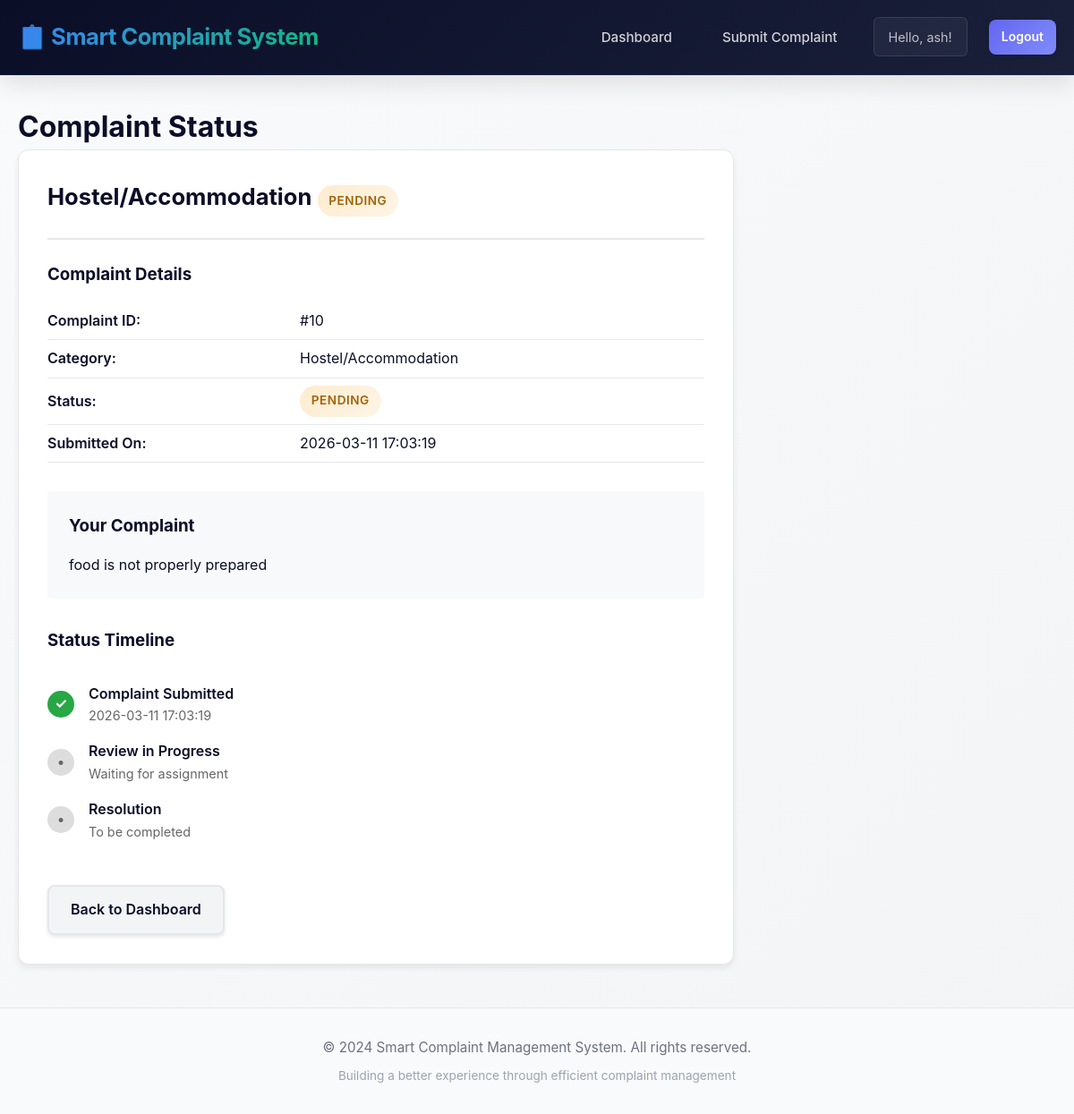
Screenshot of /complaint/10 (signed in) with the database file from the repository.
### tables this page shows
CREATE TABLE complaints (
            id INTEGER PRIMARY KEY AUTOINCREMENT,
            user_id INTEGER NOT NULL,
            category TEXT NOT NULL,
            description TEXT NOT NULL,
            image_path TEXT,
            status TEXT DEFAULT 'Pending',
            created_at TIMESTAMP DEFAULT CURRENT_TIMESTAMP,
            FOREIGN KEY (user_id) REFERENCES users(id)
        );

### app.py (the view)
@app.route('/complaint/<int:complaint_id>')
@login_required
def complaint_status(complaint_id):
    conn = get_db_connection()
    complaint = conn.execute(
        'SELECT * FROM complaints WHERE id = ? AND user_id = ?',
        (complaint_id, session['user_id'])
    ).fetchone()
    conn.close()
    if not complaint:
        flash('Complaint not found', 'danger')
        return redirect(url_for('dashboard'))
    return render_template('complaint_status.html', complaint=complaint)

### app.py (called while the page is built)
@app.after_request
def set_security_headers(response):
    response.headers['X-Content-Type-Options'] = 'nosniff'
    response.headers['X-Frame-Options'] = 'SAMEORIGIN'
    response.headers['X-XSS-Protection'] = '1; mode=block'
    response.headers['Strict-Transport-Security'] = 'max-age=31536000; includeSubDomains'
    response.headers['Content-Security-Policy'] = "default-src 'self'; script-src 'self' 'unsafe-inline'; style-src 'self' 'unsafe-inline'"
    return response

def get_db_connection():
    conn = sqlite3.connect(DATABASE)
    conn.row_factory = sqlite3.Row
    return conn

def login_required(f):
    @wraps(f)
    def decorated_function(*args, **kwargs):
        if 'user_id' not in session:
            flash('Please login first', 'warning')
            return redirect(url_for('login'))
        return f(*args, **kwargs)
    return decorated_function

### templates/complaint_status.html (shortened to what this page needs)
{% extends "base.html" %}
{% block content %}
<div style="margin: 2rem 0;">
    <h1>Complaint Status</h1>
    {% if complaint %}
        <div class="card" style="max-width: 800px;">
            <div class="card-header">
                <h2>
                    {{ complaint['category'] }}
                    <span class="badge {{ 'badge-pending' if complaint['status'] == 'Pending' else 'badge-in-progress' if complaint['status'] == 'In Progress' else 'badge-resolved' }}">
                        {{ complaint['status'] }}
                    </span>
                </h2>
            </div>
            <div class="card-body">
                <div style="margin-bottom: 2rem;">
                    <h3>Complaint Details</h3>
                    <table style="width: 100%; margin-top: 1rem;">
                        <tr>
                            <td style="font-weight: 600; padding: 0.5rem 0;">Complaint ID:</td>
                            <td style="padding: 0.5rem 0;">#{{ complaint['id'] }}</td>
                        </tr>
                        <tr>
                            <td style="font-weight: 600; padding: 0.5rem 0;">Category:</td>
                            <td style="padding: 0.5rem 0;">{{ complaint['category'] }}</td>
                        </tr>
                        <tr>
                            <td style="font-weight: 600; padding: 0.5rem 0;">Status:</td>
                            <td style="padding: 0.5rem 0;">
                                <span class="badge {{ 'badge-pending' if complaint['status'] == 'Pending' else 'badge-in-progress' if complaint['status'] == 'In Progress' else 'badge-resolved' }}">
                                    {{ complaint['status'] }}
                                </span>
                            </td>
                        </tr>
                        <tr>
                            <td style="font-weight: 600; padding: 0.5rem 0;">Submitted On:</td>
                            <td style="padding: 0.5rem 0;">{{ complaint['created_at'] }}</td>
                        </tr>
                    </table>
                </div>
                <div style="margin-bottom: 2rem; padding: 1.5rem; background-color: #f8f9fa; border-radius: 4px;">
                    <h3 style="margin-bottom: 1rem;">Your Complaint</h3>
                    <p>{{ complaint['description'] }}</p>
                </div>
                <div style="margin-bottom: 2rem;">
                    <h3 style="margin-bottom: 1rem;">Status Timeline</h3>
                    <div style="position: relative; padding: 1rem 0;">
                        <div style="display: flex; align-items: center; margin-bottom: 1rem;">
                            <div style="width: 30px; height: 30px; background-color: #28a745; border-radius: 50%; display: flex; align-items: center; justify-content: center; color: white; font-weight: bold; margin-right: 1rem;">✓</div>
                            <div>
                                <p style="font-weight: 600;">Complaint Submitted</p>
                                <p style="font-size: 0.9rem; color: #666;">{{ complaint['created_at'] }}</p>
                            </div>
                        </div>
                        <div style="display: flex; align-items: center; margin-bottom: 1rem;">
                            <div class="timeline-dot {% if complaint['status'] != 'Pending' %}timeline-done{% else %}timeline-pending{% endif %}">{% if complaint['status'] != 'Pending' %}→{% else %}•{% endif %}</div>
                            <div>
                                <p style="font-weight: 600;">Review in Progress</p>
                                <p style="font-size: 0.9rem; color: #666;">Waiting for assignment</p>
                            </div>
                        </div>
                        <div style="display: flex; align-items: center;">
                            <div class="timeline-dot {% if complaint['status'] == 'Resolved' %}timeline-done{% else %}timeline-pending{% endif %}">{% if complaint['status'] == 'Resolved' %}✓{% else %}•{% endif %}</div>
                            <div>
                                <p style="font-weight: 600;">Resolution</p>
                                <p style="font-size: 0.9rem; color: #666;">To be completed</p>
                            </div>
                        </div>
                    </div>
                </div>
                <div style="display: flex; gap: 1rem; margin-top: 2rem;">
                    <a href="{{ url_for('dashboard') }}" class="btn btn-secondary">Back to Dashboard</a>
                </div>
            </div>
        </div>
    {% else %}
        <div class="alert alert-danger">
            Complaint not found.
        </div>
        <a href="{{ url_for('dashboard') }}" class="btn btn-primary">Back to Dashboard</a>
    {% endif %}
</div>
{% endblock %}

### static/css/style.css (style rules this page uses)
:root { --primary-color: #0a0e27; --secondary-color: #ffffff; --accent-color: #6366f1; --accent-dark: #4f46e5; --border-color: #e5e7eb; --success-color: #10b981; --warning-color: #f59e0b; --danger-color: #ef4444; --info-color: #3b82f6; --light-bg: #f9fafb; --dark-bg: #0f172a; --card-bg: #ffffff; --shadow: 0 4px 6px rgba(0, 0, 0, 0.07); --shadow-md: 0 10px 25px rgba(0, 0, 0, 0.1); --shadow-lg: 0 20px 40px rgba(0, 0, 0, 0.12); --transition: all 0.3s cubic-bezier(0.4, 0, 0.2, 1); }
* { margin: 0; padding: 0; box-sizing: border-box; }
html, body { width: 100%; height: 100%; }
body { font-family: 'Inter', 'Segoe UI', Tahoma, Geneva, Verdana, sans-serif; background: linear-gradient(135deg, #f9fafb 0%, #f3f4f6 100%); color: var(--primary-color); line-height: 1.6; }
a { color: var(--accent-color); text-decoration: none; transition: var(--transition); font-weight: 500; }
.timeline-dot { width: 30px; height: 30px; border-radius: 50%; display: flex; align-items: center; justify-content: center; color: white; font-weight: bold; margin-right: 1rem; }
.timeline-pending { background-color: #ddd; color: #666; }
.card { background-color: var(--card-bg); border: 1px solid var(--border-color); border-radius: 12px; padding: 2rem; margin-bottom: 2rem; box-shadow: var(--shadow); transition: var(--transition); }
.card-header { border-bottom: 2px solid var(--border-color); padding-bottom: 1.5rem; margin-bottom: 1.5rem; }
.card-header h2 { margin: 0; font-size: 1.6rem; color: var(--primary-color); font-weight: 700; }
.card-body { padding: 0; }
.btn { display: inline-block; padding: 0.85rem 1.5rem; border: none; border-radius: 8px; font-size: 1rem; font-weight: 600; text-align: center; cursor: pointer; transition: var(--transition); text-decoration: none; box-shadow: 0 2px 4px rgba(0, 0, 0, 0.1); }
.btn-secondary { background-color: #f3f4f6; color: var(--primary-color); border: 2px solid var(--border-color); }
table { width: 100%; border-collapse: collapse; background-color: var(--secondary-color); }
td { padding: 1rem; border-bottom: 1px solid var(--border-color); }
tbody tr { transition: var(--transition); }
.badge { display: inline-block; padding: 0.4rem 0.8rem; border-radius: 20px; font-size: 0.85rem; font-weight: 600; text-transform: uppercase; letter-spacing: 0.5px; }
.badge-pending { background: linear-gradient(135deg, rgba(245, 158, 11, 0.2), rgba(245, 158, 11, 0.1)); color: #a16207; }

### rows the page displays
complaints: category "Hostel/Accommodation", status "PENDING", id "10", created_at "2026-03-11 17:03:19", description "food is not properly prepared"

### other values shown
{{ session.get('user_name') }} "ash"
